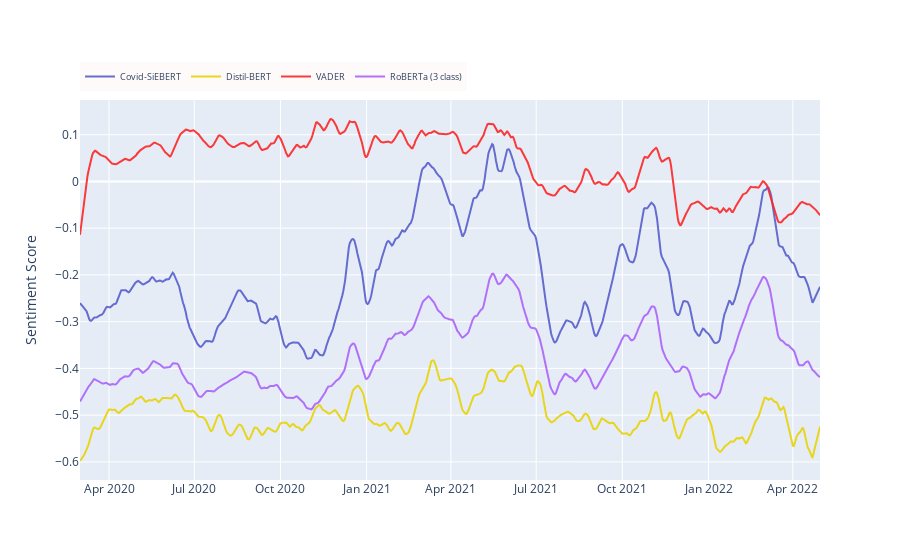

The notebook cell this image was saved under:
### Code cell
fig = go.Figure()
fig.add_trace(go.Scatter(x=df_prod['date'], y=df_prod['smoothed_prediction'], name='Covid-SiEBERT', line={'color':'#585fcc'}, opacity=0.9))
fig.add_trace(go.Scatter(x=df_prod['date'], y=df_prod['smoothed_bert'], name='Distil-BERT', line={'color':'#e8d51e'}))
fig.add_trace(go.Scatter(x=df_prod['date'], y=df_prod['smoothed_vader'], name='VADER', line={'color':'#fc2626'}, opacity=0.9))
# fig.add_trace(go.Scatter(x=df_prod['date'], y=df_prod['smoothed_vader_binary'], name='VADER', line={'color':'#fc2626'}, opacity=0.9))
fig.add_trace(go.Scatter(x=df_prod['date'], y=us_neut['smoothed_prediction'], name='RoBERTa (3 class)', opacity=0.9))
fig.update_yaxes(title_text="Sentiment Score")
fig.update_layout(legend=dict(
    # yanchor="top",
    # xanchor="left",
    y=1.10,
    x=0,
    orientation="h",
    bgcolor='snow',
    font=dict(size=9)
))
# pio.write_image(fig, f"{LATEX_FIGURE_PATH}/vader_bert_compare.pdf", width=950, height=450)
fig

### Figure 1 — Plotly figure (JSON) as saved in the notebook; plotly's stock layout.template omitted (floating-point values rounded to 4 significant figures; data arrays with more than 128 entries replaced by an {"elided": "..."} marker saying what was removed)
{"data": [{"line": {"color": "#585fcc"}, "name": "Covid-SiEBERT", "opacity": 0.9, "type": "scatter", "x": {"elided": "791 str values"}, "y": {"elided": "791 float values"}}, {"line": {"color": "#e8d51e"}, "name": "Distil-BERT", "type": "scatter", "x": {"elided": "791 str values"}, "y": {"elided": "791 float values"}}, {"line": {"color": "#fc2626"}, "name": "VADER", "opacity": 0.9, "type": "scatter", "x": {"elided": "791 str values"}, "y": {"elided": "791 float values"}}, {"name": "RoBERTa (3 class)", "opacity": 0.9, "type": "scatter", "x": {"elided": "791 str values"}, "y": {"elided": "791 float values"}}], "layout": {"legend": {"bgcolor": "snow", "font": {"size": 9}, "orientation": "h", "x": 0, "y": 1.1}, "yaxis": {"title": {"text": "Sentiment Score"}}}}
